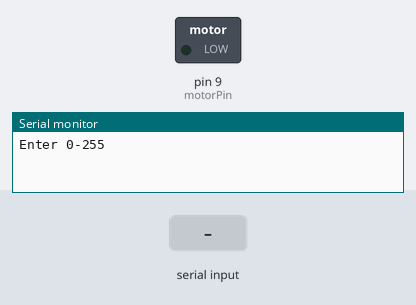
Simulated run of this sketch. Board: Arduino Uno, built with avr-gcc and run on an emulated ATmega328P. Parts: switched loads named in the sketch (green lamp = pin HIGH), the last lines printed to the serial monitor. Inputs (shaded band) come from the test bench.

Above: at 1.2 s.
1.3 s: "90,45\n" received over Serial
At 2.1 s:
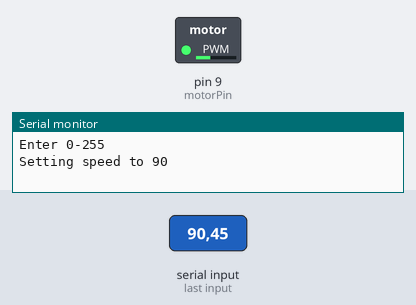
3.8 s: "30,150\n" received over Serial
At 6.0 s:
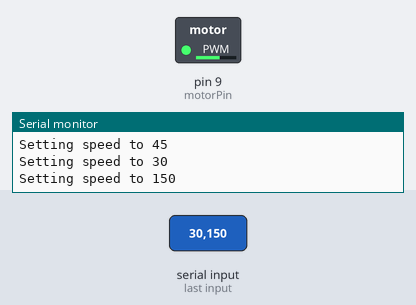
6.3 s: "200\n" received over Serial
At 7.2 s:
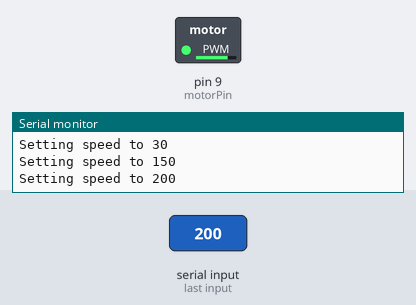
9.3 s: "90\n" received over Serial
At 10.7 s:
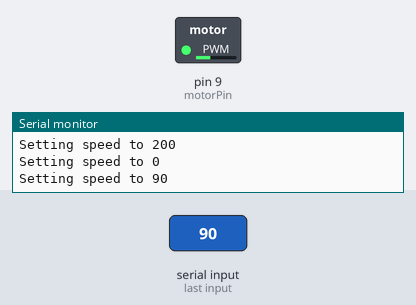
Timing chart, 0 to 12.8 s (numbered marks = the images above; inputs shaded):
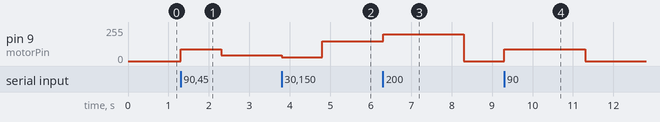

The sketch:

dc_motor.ino
```cpp
const int motorPin = 9;

void setup()
{

  pinMode(motorPin, OUTPUT);
  Serial.begin(9600);

}

void loop()
{
     serialSpeed();
}

void serialSpeed()
{
  int speed;
  Serial.println("Enter 0-255");

  while(true)
  {
    while (Serial.available() > 0)
    {

      speed = Serial.parseInt();

      speed = constrain(speed, 0, 255);

      Serial.print("Setting speed to ");
      Serial.println(speed);

      analogWrite(motorPin, speed);
      delay(1000);

    }
  }
}
```

Measured:
- after the input at 1.3 s, pin 9 (motorPin): 0/255 → 90/255 at once, → 45/255 1.0 s later
- after the input at 3.8 s, pin 9 (motorPin): 45/255 → 30/255 at once, → 150/255 1.0 s later
- after the input at 6.3 s, pin 9 (motorPin): 150/255 → 200/255 at once, → 0/255 2.0 s later
- after the input at 9.3 s, pin 9 (motorPin): 0/255 → 90/255 at once, → 0/255 2.0 s later
